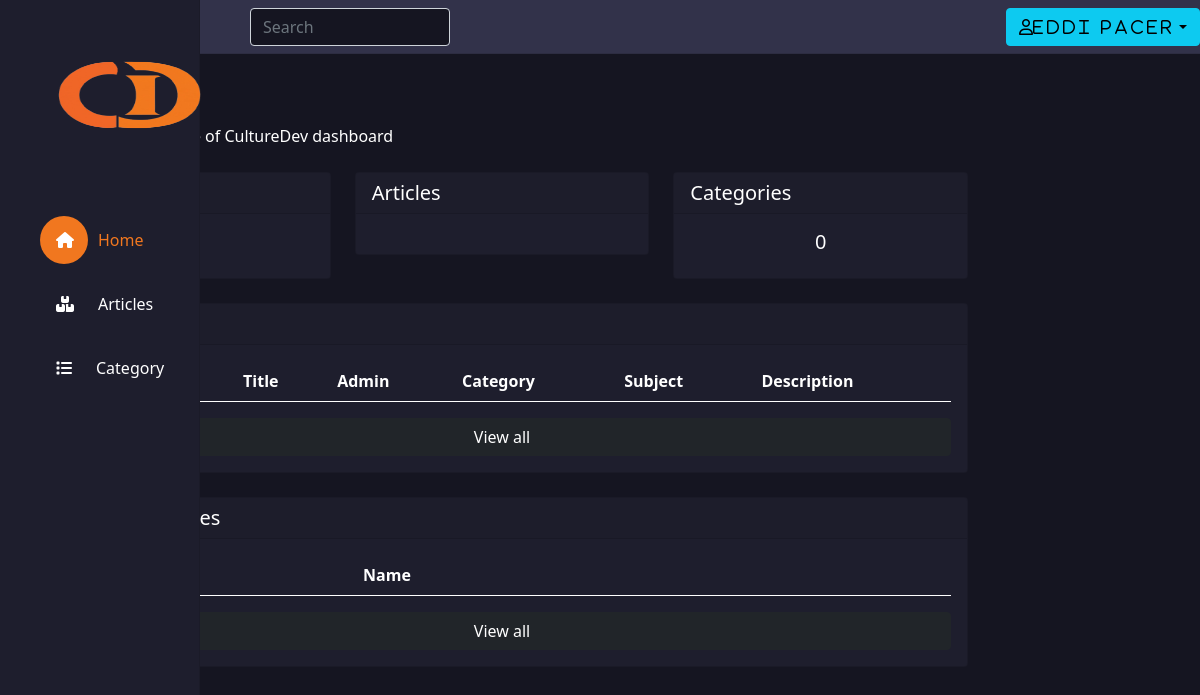
Before: /core/ (signed in) with the older database file.
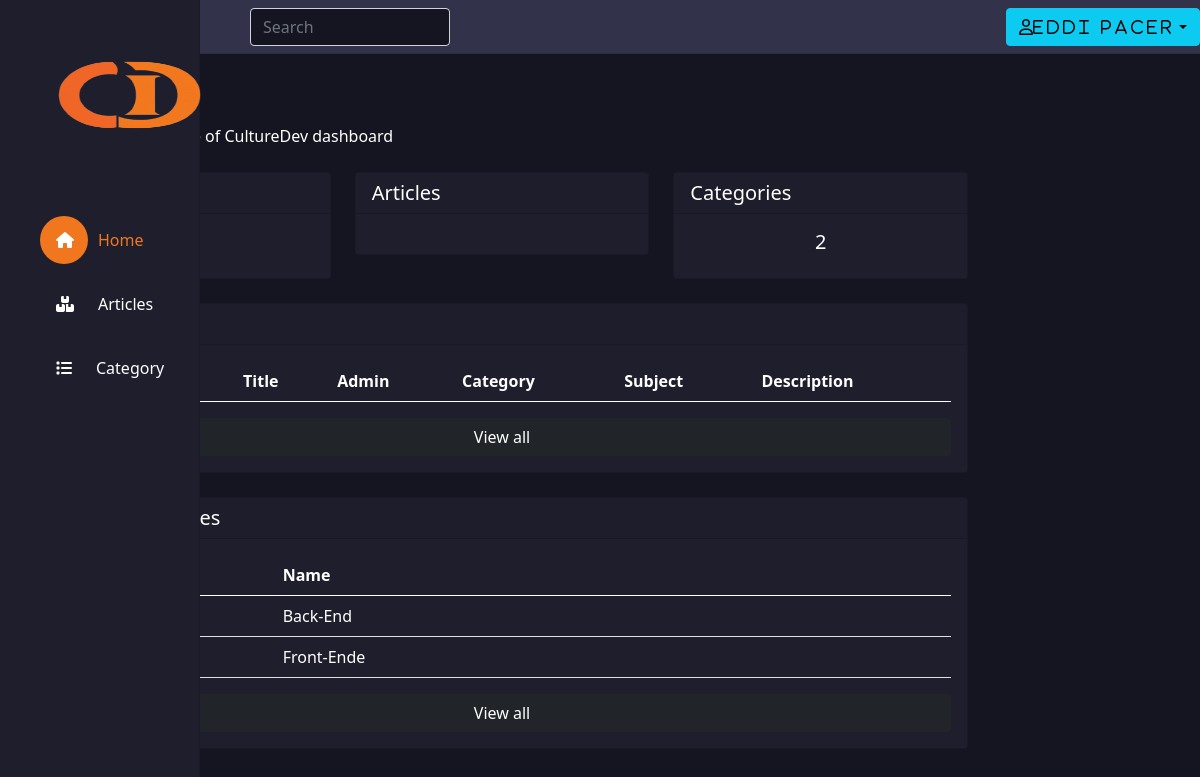
After: the same page with the newer database file.
### tables this page shows
CREATE TABLE `category` (
  `id_category` int(11) NOT NULL,
  `name` varchar(255) NOT NULL
);

### model/database.php (called while the page is built, shortened)
<?php
class Connection
{
    protected function connect()
    {
        $host = $_ENV['DB_SERVERNAME'];
        $user = $_ENV['DB_USERNAME'];
        $password = $_ENV['DB_USERPASSWORD'];
        $db = $_ENV['DB_DATABASE'];
        try {
            $connection = "mysql:host=$host;dbname=$db;charset=utf8mb4";
            $options = [
                PDO::ATTR_ERRMODE => PDO::ERRMODE_EXCEPTION,
                PDO::ATTR_EMULATE_PREPARES => false,
            ];
            $pdo = new PDO($connection, $user, $password, $options);
            return $pdo;
        } catch (PDOException $e) {
            print_r('Error connection: ' . $e->getMessage());
        }
    }
}

### model/crud.php (called while the page is built, shortened)
<?php
include_once('../model/database.php');
class Crud extends Connection
{
    protected function select($table, $rows, $where = null)
    {
        if ($where != null) {
            $sql = "SELECT $rows FROM $table $where";
        } else {
            $sql = "SELECT $rows FROM $table";
        }
        $stmt = $this->connect()->prepare($sql);
        $stmt->execute([]);
        $result = $stmt->fetchAll();
        return $result;
    }
}

### controller/categories.php (called while the page is built, shortened)
<?php
require_once('../model/crud.php');
class CategoryController extends Crud
{
    public function GetCategory()
    {
        $res = $this->select('category', '*');
        return $res;
    }
    public function FourCategories()
    {
        $res = $this->select('category', '*', 'ORDER BY id_category desc limit 4');
        return $res;
    }
}

### core/index.php (the view, shortened to what the changed rows need)
<?php
$path = "Home";
require_once('../controller/categories.php');
$Category = new CategoryController();
$FourCategories = $Category->FourCategories();
$AllCategories = $Category->GetCategory();
$TotalCategories = count($AllCategories);
?>
<!DOCTYPE html>
<html lang="en">
<head>
    <?php include_once('../include/head.php'); ?>
</head>
<body class="background">
    <div class="container-fluid">
        <main class="content col-md-9 ml-sm-auto col-lg-10 px-md-4 p-4 text-white">
            <h1 class="h2"><?= $path ?></h1>
            <div class="row my-4">
                <div class="col-12 col-md-12 mb-4 mb-lg-0 col-lg-4">
                    <div class="card">
                        <div class="card-body">
                            <h5 class="card-title text-center"><?= $TotalCategories; ?></h5>
                        </div>
                    </div>
                </div>
            </div>
            <div class="row my-4">
                <div class="col-12 col-xl-12 mb-4 mb-lg-0">
                    <div class="card">
                        <div class="card-body">
                            <div class="table-responsive">
                                <table class="table text-white">
                                    <thead>
                                        <tr>
                                            <th scope="col">Id</th>
                                            <th scope="col">Image</th>
                                            <th scope="col">Title</th>
                                            <th scope="col">Admin</th>
                                            <th scope="col">Category</th>
                                            <th scope="col">Subject</th>
                                            <th scope="col">Description</th>
                                        </tr>
                                    </thead>
                                </table>
                            </div>
                        </div>
                    </div>
                </div>
            </div>
            <div class="row">
                <div class="col-12 col-xl-12 mb-4 mb-lg-0">
                    <div class="card">
                        <div class="card-body">
                            <div class="table-responsive">
                                <table class="table text-white">
                                    <thead>
                                        <tr>
                                            <th scope="col">Id</th>
                                            <th scope="col">Name</th>
                                        </tr>
                                    </thead>
                                    <tbody>
                                        <?php foreach ($FourCategories as $Category) { ?>
                                            <tr>
                                                <th scope="row"><?= $Category['id_category']; ?></th>
                                                <td><?= $Category['name']; ?></td>
                                            </tr>
                                        <?php } ?>
                                    </tbody>
                                </table>
                            </div>
                        </div>
                    </div>
                </div>
            </div>
        </main>
    </div>
</body>
</html>

Changed rows visible on the page:
added category: name "Back-End"
added category: name "Front-Ende"
Other visible differences:
$TotalCategories: "0" → "2"
